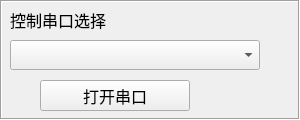
            <widget class="QFrame" name="frame_3">
             <property name="geometry">
              <rect>
               <x>230</x>
               <y>10</y>
               <width>300</width>
               <height>120</height>
              </rect>
             </property>
             <property name="frameShape">
              <enum>QFrame::Box</enum>
             </property>
             <property name="frameShadow">
              <enum>QFrame::Sunken</enum>
             </property>
             <property name="lineWidth">
              <number>1</number>
             </property>
             <widget class="QLabel" name="labelCtrl">
              <property name="geometry">
               <rect>
                <x>10</x>
                <y>10</y>
                <width>200</width>
                <height>20</height>
               </rect>
              </property>
              <property name="font">
               <font>
                <family>宋体</family>
                <pointsize>12</pointsize>
               </font>
              </property>
              <property name="text">
               <string>控制串口选择</string>
              </property>
             </widget>
             <widget class="myComboBox" name="comboBoxCtrl">
              <property name="geometry">
               <rect>
                <x>10</x>
                <y>40</y>
                <width>250</width>
                <height>30</height>
               </rect>
              </property>
              <property name="font">
               <font>
                <family>SimSun</family>
                <pointsize>11</pointsize>
               </font>
              </property>
              <property name="cursor">
               <cursorShape>ArrowCursor</cursorShape>
              </property>
              <property name="mouseTracking">
               <bool>true</bool>
              </property>
              <property name="tabletTracking">
               <bool>true</bool>
              </property>
              <property name="focusPolicy">
               <enum>Qt::StrongFocus</enum>
              </property>
              <property name="contextMenuPolicy">
               <enum>Qt::NoContextMenu</enum>
              </property>
              <property name="toolTipDuration">
               <number>1</number>
              </property>
             </widget>
             <widget class="QPushButton" name="pushButtonCtrl">
              <property name="geometry">
               <rect>
                <x>40</x>
                <y>80</y>
                <width>150</width>
                <height>31</height>
               </rect>
              </property>
              <property name="minimumSize">
               <size>
                <width>20</width>
                <height>20</height>
               </size>
              </property>
              <property name="font">
               <font>
                <family>宋体</family>
                <pointsize>12</pointsize>
               </font>
              </property>
              <property name="text">
               <string>打开串口</string>
              </property>
             </widget>
            </widget>
